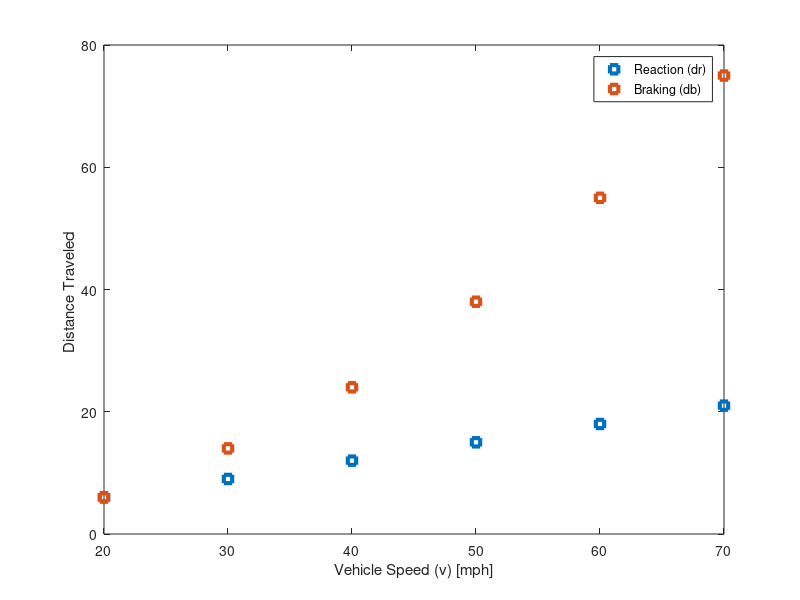

MATLAB code to generate this figure:
%{
Sworup Bhattarai      04/07/21 
MLHW 3
Problem 23

Vicle Speed (v)eh [mph] Reaction (dr) Braking (db)
20                              6           6
30                              9           14
40                              12          24
50                              15          38
60                              18          55
70                              21          75
The reaction distance (dr) is the distance traveled after the pedestrian is observed but before
the driver presses the brake. The brake distance (db) is the distance traveled during the
deceleration of the vehicle.


%}

v = [20,30,40,50,60,70];
d1 = [6,9,12,15,18,21];
d2 = [6,14,24,38,55,75];

plot(v,d1,'s','linewidth', 3 , "MarkerSize", 6);
hold on;
plot(v,d2,'s','linewidth', 3 , "MarkerSize", 6);
legend("Reaction (dr)", "Braking (db)", "Location", "Best");
xlabel("Vehicle Speed (v) [mph]");
ylabel("Distance Traveled ");